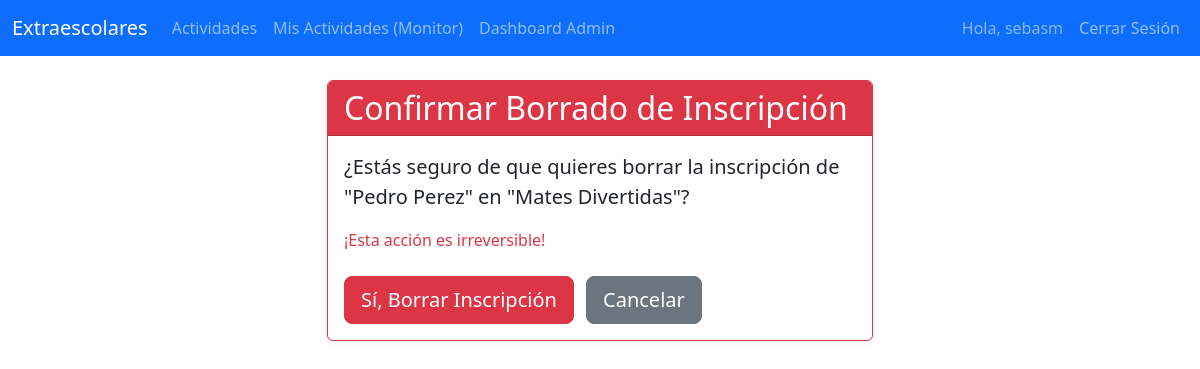
Screenshot of /actividades/admin-dashboard/inscripciones/borrar/9/ (signed in) with the database file from the repository.
### actividades/models.py (models this page shows, shortened)
class Inscripcion(models.Model):
    alumno = models.ForeignKey(Alumno, on_delete=models.CASCADE)
    actividad = models.ForeignKey(Actividad, on_delete=models.CASCADE)
    fecha_inscripcion = models.DateTimeField(auto_now_add=True)
    class Meta:
        unique_together = ('alumno', 'actividad')

class Alumno(models.Model):
    usuario = models.OneToOneField(User, on_delete=models.CASCADE)
    nombre_completo = models.CharField(max_length=200)
    correo = models.EmailField(unique=True) # El correo será único
    curso = models.CharField(max_length=50)

class Actividad(models.Model):
    nombre = models.CharField(max_length=200)
    descripcion = models.TextField()
    monitor = models.ForeignKey(Monitor, on_delete=models.SET_NULL, null=True, blank=True)
    plazas_maximas = models.IntegerField()
    fecha_inicio = models.DateField()

### actividades/views.py (the view)
# urls.py: path('admin-dashboard/inscripciones/borrar/<int:pk>/', views.admin_borrar_inscripcion, name='admin_borrar_inscripcion'),
@login_required
@user_passes_test(is_admin, login_url='/login/')
def admin_borrar_inscripcion(request, pk):
    inscripcion = get_object_or_404(Inscripcion, pk=pk)
    if request.method == 'POST':
        inscripcion.delete()
        messages.success(request, 'Inscripción eliminada exitosamente.')
        return redirect('admin_lista_inscripciones')
    return render(request, 'actividades/admin_borrar_inscripcion_confirm.html', {'inscripcion': inscripcion})

### actividades/views.py (called while the page is built)
def is_admin(user):
    return user.is_authenticated and user.is_staff

### templates/actividades/admin_borrar_inscripcion_confirm.html (shortened to what this page needs)
{% extends 'base.html' %}
{% block content %}
<div class="row justify-content-center">
    <div class="col-md-6">
        <div class="card shadow-sm border-danger">
            <div class="card-header bg-danger text-white">
                <h2 class="mb-0">Confirmar Borrado de Inscripción</h2>
            </div>
            <div class="card-body">
                <p class="lead">¿Estás seguro de que quieres borrar la inscripción de "<strong>{{ inscripcion.alumno.nombre_completo }}</strong>" en "<strong>{{ inscripcion.actividad.nombre }}</strong>"?</p>
                <p class="text-danger">¡Esta acción es irreversible!</p>
                <form method="post" class="mt-4">
                    <button type="submit" class="btn btn-danger btn-lg me-2">Sí, Borrar Inscripción</button>
                    <a href="{% url 'admin_lista_inscripciones' %}" class="btn btn-secondary btn-lg">Cancelar</a>
                </form>
            </div>
        </div>
    </div>
</div>
{% endblock %}

### templates/base.html (shortened to what this page needs)
{% load static %}
<!DOCTYPE html>
<html lang="es">
<head>
    <link href="https://cdn.jsdelivr.net/npm/bootstrap@5.3.3/dist/css/bootstrap.min.css" rel="stylesheet">
    <link rel="stylesheet" href="https://cdn.jsdelivr.net/npm/bootstrap-icons@1.11.3/font/bootstrap-icons.min.css">
</head>
<body>
    <nav class="navbar navbar-expand-lg navbar-dark bg-primary">
        <div class="container-fluid">
            <a class="navbar-brand" href="{% url 'lista_actividades' %}">Extraescolares</a>
            <div class="collapse navbar-collapse" id="navbarNav">
                <ul class="navbar-nav me-auto mb-2 mb-lg-0">
                    <li class="nav-item">
                        <a class="nav-link" href="{% url 'lista_actividades' %}">Actividades</a>
                    </li>
                    {% if user.is_authenticated %}
                        {% if not user.alumno and user.is_staff %}
                        <li class="nav-item">
                            <a class="nav-link" href="{% url 'actividades_monitor' %}">Mis Actividades (Monitor)</a>
                        </li>
                        {% endif %}
                        {% if user.is_staff %}
                        <li class="nav-item">
                            <a class="nav-link" href="{% url 'admin_dashboard' %}">Dashboard Admin</a>
                        </li>
                        {% endif %}
                    {% endif %}
                </ul>
                <ul class="navbar-nav">
                    {% if user.is_authenticated %}
                        <li class="nav-item">
                            <span class="nav-link text-white-50">Hola, {{ user.username }}</span>
                        </li>
                        <li class="nav-item">
                            <a class="nav-link" href="{% url 'logout' %}">Cerrar Sesión</a>
                        </li>
                    {% endif %}
                </ul>
            </div>
        </div>
    </nav>
    <div class="container mt-4">
        {% block content %}
        {% endblock %}
    </div>
</body>
</html>

### rows the page displays
Inscripcion: alumno.nombre_completo "Pedro Perez", actividad.nombre "Mates Divertidas"

### other values shown
{{ user.username }} "sebasm"
